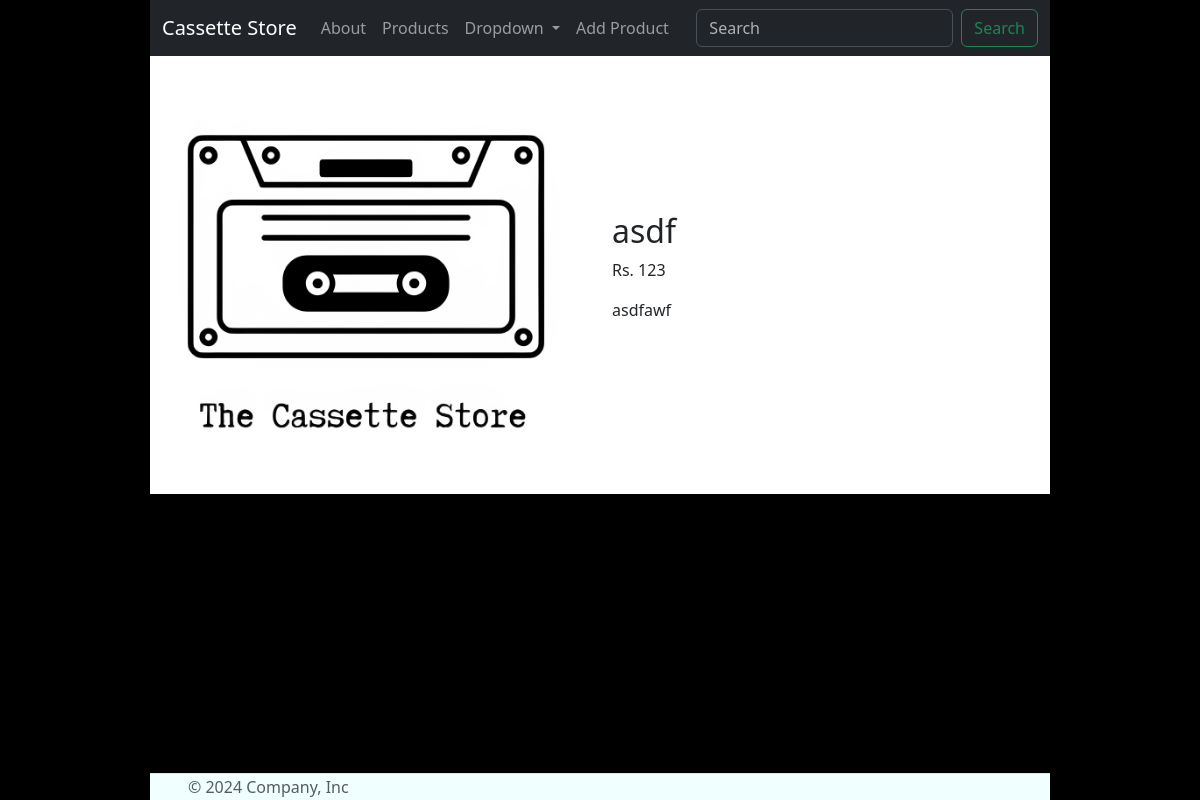
The page /prod_details/1 on the database as committed earlier.
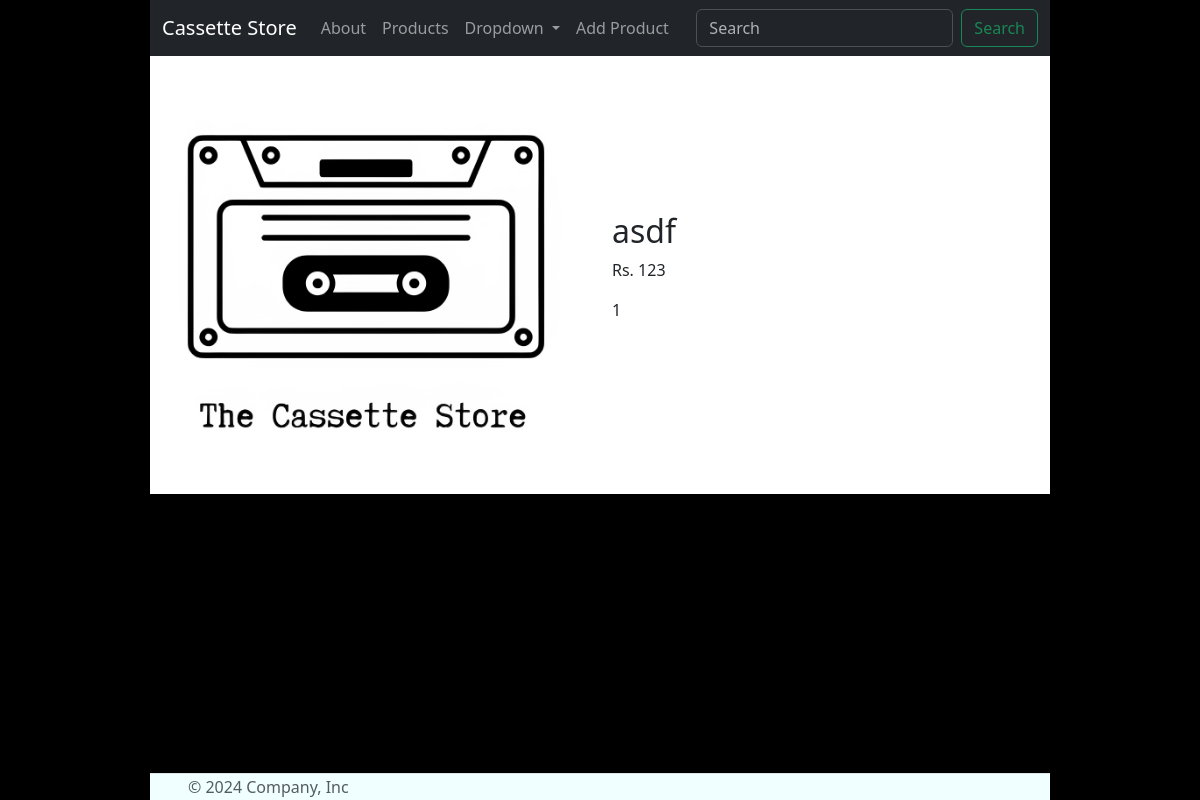
The same page on the database as committed later.
### myapp/models.py (models this page shows, shortened)
class Product(models.Model):
    name = models.CharField(max_length=100) # becomes varchar
    price = models.PositiveIntegerField() # becomes unsigned int
    description = models.TextField() # becomes long or medium text
    stock = models.PositiveIntegerField(default=1)
    created_at =  models.DateTimeField(auto_now_add=True) # stores the curdatetime() in a datetime field
    pic = models.ImageField(upload_to="products/", null = True)

### myapp/views.py (the view)
# urls.py: path('prod_details/<int:id>', views.product_details, name="p_details" )
def product_details(request, id):
    product = Product.objects.get(id = id)
    context = {
        'product' : product
    }
    template = loader.get_template('prod_details.html')
    return HttpResponse(template.render(context, request))

### myapp/templates/prod_details.html (shortened to what this page needs)
{% extends 'base.html' %}
{% load static %}
{% block content %}
<div class="prod-container">
   <div class="row align-items-center">
     <div class="col-6 prod-img">
      <img src="{{product.pic.url}}" alt="">
     </div>
   <div class="col-6">
      <div>
         <h2>{{product.name}}</h2>
         <p>Rs. {{product.price}}</p>
      </div>
      <div>
         <p class="prod-description">
            {{product.description}}
         </p>
      </div>
   </div>
   </div>
 </div>
{% endblock %}

Rows that differ between the two databases and show on the page:
changed Product "asdf": description "asdfawf" → "1"
